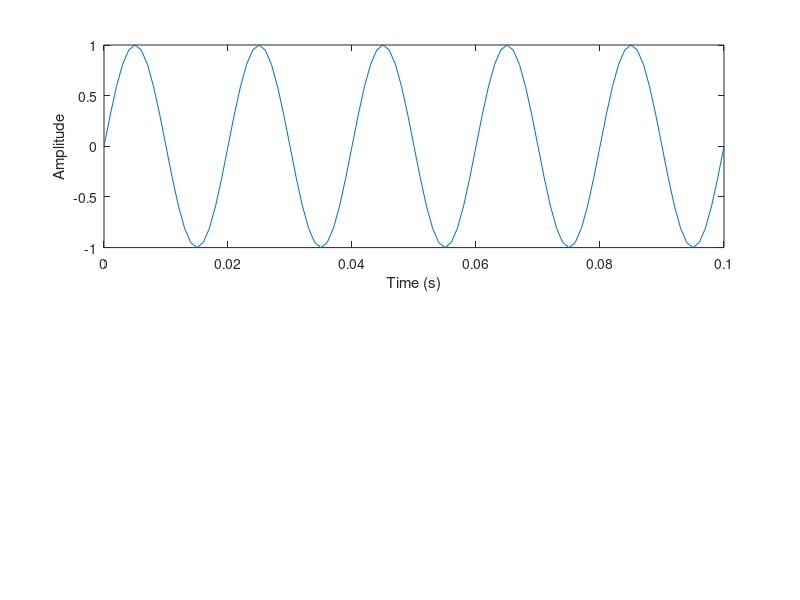

MATLAB code to generate this figure: (Note: this script raises an error after producing the figure.)
A = 1; f = 50;

b2 = 2; b4 = 4;

L2 = 2^b2; L4 = 2^b4;

delta2 = 2/(L2 -1); % (x_max - x_min)/(L - 1)

delta4 = 2/(L4 - 1);

% Quanti livelli di quantizzazione disponibili?

fprintf("%d bit > %d livelli disponibili\n", b2, L2);
fprintf("%d bit > %d livelli disponibili\n", b4, L4);
fprintf("delta2 > %f\n", delta2);
fprintf("delta4 > %f", delta4);

% Generazione segnale

fs = 1000;
durata = 0.1;
t = (0:1/fs:durata);

x_o = A*sin(2*pi*f*t);

figure;
subplot(2, 1, 1);
plot(t, x_o);
xlabel('Time (s)');
ylabel('Amplitude');
hold on;

% Quantizzazione

[x_q2, errore, delta] = quantizza_segnale(x_o, b2, -A, A);

subplot(2, 1, 2);
plot(t, x_q2);
title('Quantized Signal');
xlabel('Time (s)');
ylabel('Amplitude');

% Errore

fprintf("\nSegnale errore > %f", errore);
mse = mean(errore.^2);
fprintf("\nMSE > %f", mse);

fprintf("\n\nAumentando la risoluzione di un bit mi aspetto che il rapporto segnale rumore aumenti di 6.02 dB\n\nQuesto perchè SQNR ~ 6.02*n + 1.76 dB\nDove n = numero di bit.")
